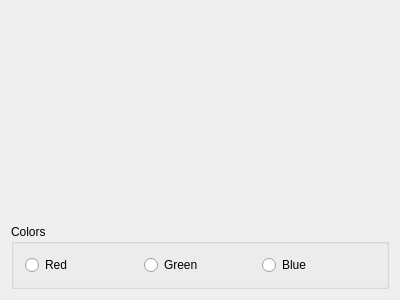
<?xml version="1.0" encoding="UTF-8"?>
<ui version="4.0">
 <class>MainWindow</class>
 <widget class="QMainWindow" name="MainWindow">
  <property name="geometry">
   <rect>
    <x>0</x>
    <y>0</y>
    <width>400</width>
    <height>300</height>
   </rect>
  </property>
  <property name="windowTitle">
   <string>MainWindow</string>
  </property>
  <widget class="QWidget" name="centralWidget">
   <layout class="QVBoxLayout" name="verticalLayout">
    <item>
     <spacer name="verticalSpacer">
      <property name="orientation">
       <enum>Qt::Vertical</enum>
      </property>
      <property name="sizeHint" stdset="0">
       <size>
        <width>20</width>
        <height>213</height>
       </size>
      </property>
     </spacer>
    </item>
    <item>
     <widget class="QGroupBox" name="groupBox">
      <property name="title">
       <string>Colors</string>
      </property>
      <layout class="QHBoxLayout" name="horizontalLayout">
       <item>
        <widget class="QRadioButton" name="rbtnRed">
         <property name="text">
          <string>Red</string>
         </property>
        </widget>
       </item>
       <item>
        <widget class="QRadioButton" name="rbtnGreen">
         <property name="text">
          <string>Green</string>
         </property>
        </widget>
       </item>
       <item>
        <widget class="QRadioButton" name="rbtnBlue">
         <property name="text">
          <string>Blue</string>
         </property>
        </widget>
       </item>
      </layout>
     </widget>
    </item>
   </layout>
  </widget>
 </widget>
 <layoutdefault spacing="6" margin="11"/>
 <resources/>
 <connections>
  <connection>
   <sender>rbtnRed</sender>
   <signal>clicked()</signal>
   <receiver>MainWindow</receiver>
   <slot>repaint()</slot>
   <hints>
    <hint type="sourcelabel">
     <x>78</x>
     <y>269</y>
    </hint>
    <hint type="destinationlabel">
     <x>199</x>
     <y>149</y>
    </hint>
   </hints>
  </connection>
  <connection>
   <sender>rbtnGreen</sender>
   <signal>clicked()</signal>
   <receiver>MainWindow</receiver>
   <slot>repaint()</slot>
   <hints>
    <hint type="sourcelabel">
     <x>199</x>
     <y>269</y>
    </hint>
    <hint type="destinationlabel">
     <x>199</x>
     <y>149</y>
    </hint>
   </hints>
  </connection>
  <connection>
   <sender>rbtnBlue</sender>
   <signal>clicked()</signal>
   <receiver>MainWindow</receiver>
   <slot>repaint()</slot>
   <hints>
    <hint type="sourcelabel">
     <x>321</x>
     <y>269</y>
    </hint>
    <hint type="destinationlabel">
     <x>199</x>
     <y>149</y>
    </hint>
   </hints>
  </connection>
 </connections>
</ui>
